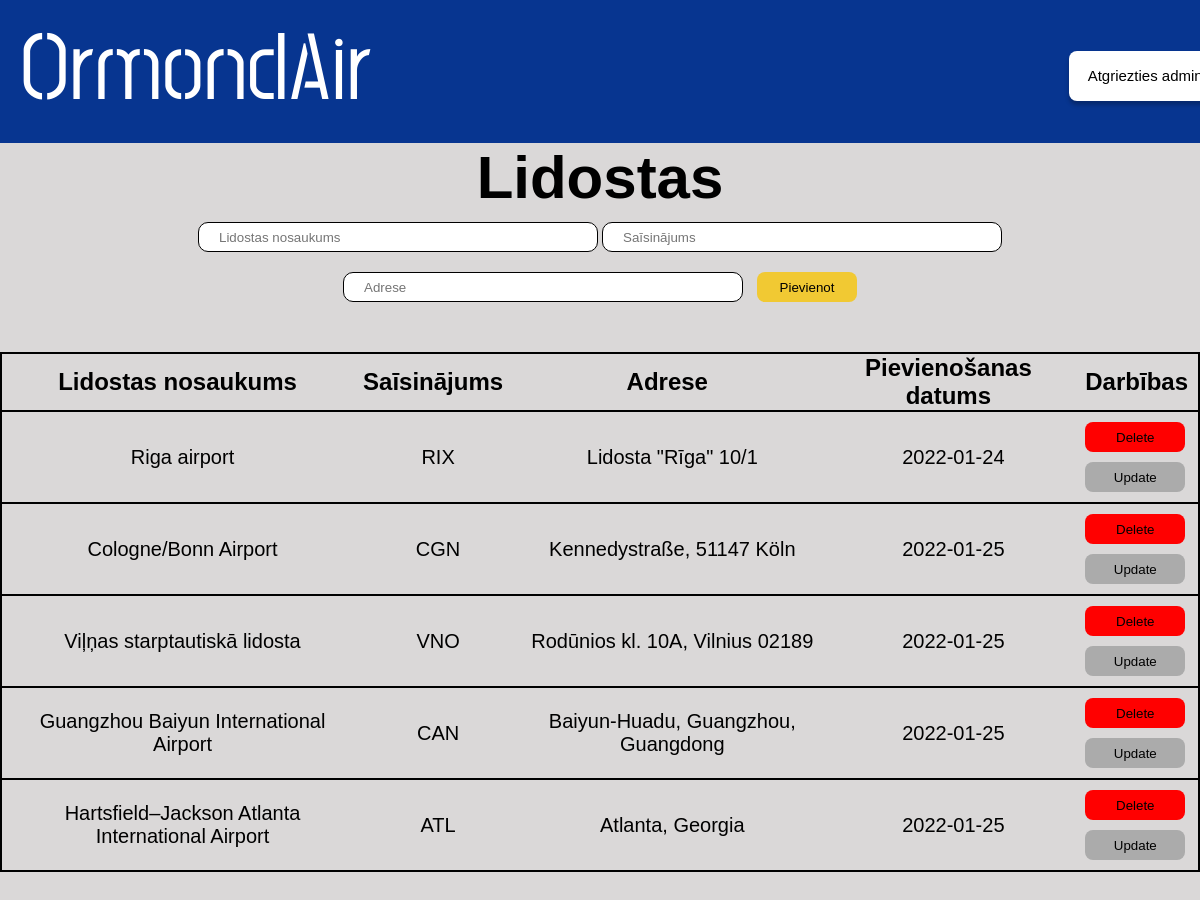
Screenshot of /admin/lidostas with the database file from the repository.
### main.py (models this page shows, shortened)
class Lidosta(db.Model):
    id = db.Column(db.Integer, primary_key=True)
    content = db.Column(db.String(200), nullable=False)
    saisinajums = db.Column(db.String(3), nullable=False)
    adrese = db.Column(db.String(200), nullable=False)
    date_created = db.Column(db.DateTime, default=datetime.utcnow)

### main.py (the view)
@ app.route('/admin/lidostas', methods=['POST', 'GET'])
def lidostas():
    if request.method == 'POST':
        new_airport = Lidosta(
            content=request.form['content'], saisinajums=request.form['saisinajums'], adrese=request.form['adrese'])
        db.session.add(new_airport)
        db.session.commit()
    return render_template('adminlidostas.html', tasks=Lidosta.query.all())

### templates/adminlidostas.html (shortened to what this page needs)
<!DOCTYPE html>
<html lang="en">
  <head>
    <link href="/static/css/stylesheet.css" rel="stylesheet" />
  </head>
  <body>
    <div id = "augsejaisBaneris">
      <a href="/">
        <h1 id = "homePage">OrmondAir</h1>
      </a>
      <a href="/admin">
        <button id="atgriezties_admin">Atgriezties admin</button>
      </a>
    </div>
    <div id = "apaksejaisBaneris">
      <div>
        <h1 id = "virsraksts">Lidostas</h1>
        {% if tasks|length < 1 %}
        <h4 id = "apaksraksts">Nav pievienota neviena lidosta! </h4>
        {% else %}
        <form action="/admin/lidostas" method="POST" id = "form">
          <input class = "input" type="text" name="content" id="content" maxlength="50" placeholder="Lidostas nosaukums" required>
          <input class = "input" type="text" name="saisinajums" id="saisinajums" maxlength="3" placeholder="Saīsinājums" required>
          <input class = "input" type="text" name="adrese" id="adrese" maxlength="50"placeholder="Adrese" required>
          <input type="submit" value="Pievienot" id="pievienot">
        </form>
        <table class = "tabula">
           <tr class = "tabula">
            <th class = "teksts">Lidostas nosaukums</th>
            <th class = "teksts">Saīsinājums</th>
            <th class = "teksts">Adrese</th>
            <th class = "teksts">Pievienošanas datums</th>
            <th class = "teksts">Darbības</th>
          </tr>
          {% for task in tasks %}
            <tr class = "tabula">
              <td class = "dbteksts">{{ task.content }}</td>
              <td class = "dbteksts">{{ task.saisinajums }}</td>
              <td class = "dbteksts">{{ task.adrese }}</td>
              <td class = "dbteksts">{{ task.date_created.date() }}</td>
              <td>
                <a href="/delete/{{task.id}}"><button id = dzest>Delete</button></a>
                <br>
                <a href="/update/{{task.id}}"><button id = labot>Update</button></a>
              </td>
            </tr>
          {% endfor %}
        </table>
        {% endif %}
      </div>
    </div>
  </body>
</html>

### static/css/stylesheet.css (style rules this page uses)
body { background: rgba(186, 182, 182, 0.53); }
* { margin: 0; padding: 0; box-sizing: border-box; text-decoration: none; }
#augsejaisBaneris { position: absolute; left: 0%; right: 0%; top: 0%; bottom: 84.28%; background: #073590; }
#homePage { position: absolute; left: 0%; font-family: Post No Bills Colombo Medium; font-size: 96px; display: flex; margin-left: 20px; color: #ffffff; user-select: none; }
#apaksejaisBaneris { position: absolute; top: 15.72%; right: 0px; left: 0px; }
#atgriezties_admin { position: absolute; width: 152px; height: 50.63px; left: 89.1%; top: 35.4%; background: #ffffff; border-radius: 8px; box-shadow: 0px 4px 4px rgba(0, 0, 0, 0.25); border-style: none; font-family: Arial, Helvetica, sans-serif; font-size: 15px; cursor: pointer; }
#pievienot { width: 100px; height: 30px; background: #f1c933; border-radius: 8px; outline: none; cursor: pointer; border: 1px solid transparent; margin-left: 10px; }
.teksts { font-family: Arial, Helvetica, sans-serif; font-size: 24px; color: #000000; padding-left: 10px; padding-right: 10px; }
.input { background: #ffffff; border: 1px solid #000000; box-sizing: border-box; border-radius: 10px; outline: none; padding-left: 20px; padding-right: 20px; width: 400px; height: 30px; margin-top: 10px; margin-bottom: 10px; }
#dzest { width: 100px; height: 30px; background: #ff0000; border-radius: 8px; outline: none; cursor: pointer; border: 1px solid transparent; margin-top: 10px; margin-left: 10px; }
#labot { width: 100px; height: 30px; background: #ababab; border-radius: 8px; outline: none; cursor: pointer; border: 1px solid transparent; margin-top: 10px; margin-left: 10px; margin-bottom: 10px; }
.dbteksts { text-align: center; font-family: Arial, Helvetica, sans-serif; font-size: 20px; color: #000000; padding-left: 10px; }
#virsraksts { text-align: center; font-family: Arial, Helvetica, sans-serif; font-size: 60px; color: #000000; }
.tabula { border-collapse: collapse; border: solid 2px #000000; margin-left: auto; margin-right: auto; margin-top: 40px; margin-bottom: 40px; }
#form { text-align: center; }

### rows the page displays
Lidosta: content "Riga airport", saisinajums "RIX", adrese "Lidosta \"Rīga\" 10/1", date_created "2022-01-24"
Lidosta: content "Cologne/Bonn Airport", saisinajums "CGN", adrese "Kennedystraße, 51147 Köln", date_created "2022-01-25"
Lidosta: content "Viļņas starptautiskā lidosta", saisinajums "VNO", adrese "Rodūnios kl. 10A, Vilnius 02189", date_created "2022-01-25"
Lidosta: content "Guangzhou Baiyun International Airport", saisinajums "CAN", adrese "Baiyun-Huadu, Guangzhou, Guangdong", date_created "2022-01-25"
Lidosta: content "Hartsfield–Jackson Atlanta International Airport", saisinajums "ATL", adrese "Atlanta, Georgia", date_created "2022-01-25"
